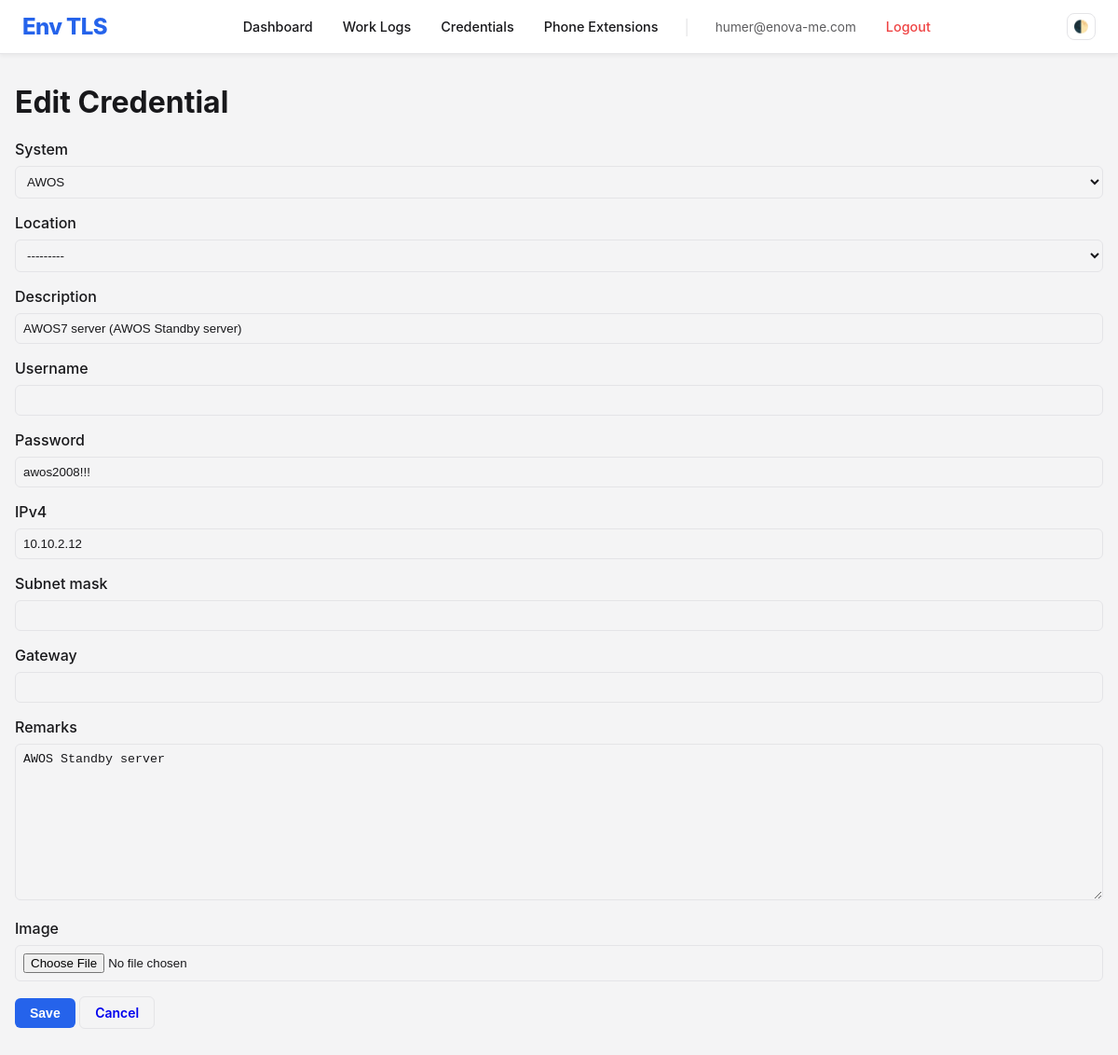
/credentials/93/edit/ (signed in), run on the app's committed database.
### credential_manager/models.py (models this page shows, shortened)
class Credential(models.Model):
    system = models.ForeignKey(System, on_delete=models.CASCADE)
    location = models.ForeignKey(Location, on_delete=models.SET_NULL, null=True, blank=True)
    description = models.CharField(max_length=255)
    username = models.CharField(max_length=200, blank=True, null=True)
    password = models.CharField(max_length=200, blank=True, null=True)
    ipv4 = models.GenericIPAddressField(protocol='IPv4', blank=True, null=True, verbose_name="IPv4")
    subnet_mask = models.GenericIPAddressField(protocol='IPv4', blank=True, null=True)
    gateway = models.GenericIPAddressField(protocol='IPv4', blank=True, null=True)
    remarks = models.TextField(blank=True, null=True)
    created = models.DateTimeField(auto_now_add=True)
    updated = models.DateTimeField(auto_now=True)
    image = models.ImageField(upload_to='credentials/', blank=True, null=True)

### credential_manager/views.py (the view)
# urls.py: path('<int:pk>/edit/', views.CredentialUpdateView.as_view(), name='credential_update'),
class CredentialUpdateView(LoginRequiredMixin, UpdateView):
    model = Credential
    form_class = CredentialForm
    success_url = reverse_lazy('credential_manage')
    template_name = 'credential_manager/credential_form.html'

### credential_manager/forms.py (shortened to what this page needs)
class CredentialForm(forms.ModelForm):
    class Meta:
        model = Credential
        fields = ['system', 'location', 'description', 'username', 'password', 'ipv4', 'subnet_mask', 'gateway', 'remarks', 'image']

### credential_manager/models.py (called while the page is built)
    def __str__(self):
        return self.name

    def __str__(self):
        return self.name

### credential_manager/templates/credential_manager/credential_form.html (shortened to what this page needs)
{% extends 'base.html' %}
{% block content %}
<h1>{% if object %}Edit{% else %}Add{% endif %} Credential</h1>
<form method="post" enctype="multipart/form-data">
    {% for field in form %}
    <div class="form-group">
        <label for="{{ field.id_for_label }}">{{ field.label }}</label>
        {{ field }}
    </div>
    {% endfor %}
    <button type="submit" class="btn btn-primary">Save</button>
    <a href="{% url 'credential_list' %}" class="btn"
        style="background: transparent; border: 1px solid var(--border-color);">Cancel</a>
</form>
{% endblock %}

### templates/base.html (shortened to what this page needs)
<!DOCTYPE html>
<html lang="en">
  <head>
  </head>
  <body>
    <nav class="navbar">
      <a href="{% url 'dashboard' %}" class="navbar-brand">Env TLS</a>
      <div class="nav-menu" id="navMenu">
        {% if user.is_authenticated %}
        <a href="{% url 'dashboard' %}" class="nav-link">Dashboard</a>
        <a href="{% url 'worklog_list' %}" class="nav-link">Work Logs</a>
        <a href="{% url 'credential_list' %}" class="nav-link">Credentials</a>
        <a href="{% url 'phone_extension_list' %}" class="nav-link"
          >Phone Extensions</a
        >
        <span
          class="nav-divider"
          style="margin: 0 0.5rem; color: var(--border-color)"
          >|</span
        >
        <span style="font-size: 0.85rem; opacity: 0.7; padding: 0.5rem 0.75rem"
          >{{ user.username }}</span
        >
        <a
          href="{% url 'logout' %}"
          class="nav-link"
          style="color: var(--danger-color)"
          >Logout</a
        >
        {% else %}
        <a href="{% url 'login' %}" class="nav-link">Login</a>
        {% endif %}
      </div>
      <div style="display: flex; align-items: center; gap: 0.75rem">
        <button
          class="theme-toggle"
          onclick="toggleTheme()"
          title="Toggle Dark Mode"
        >
          🌓
        </button>
      </div>
    </nav>
    <div class="container">{% block content %} {% endblock %}</div>
  </body>
</html>

### templates/base.html (style rules this page uses)
:root { --bg-color: #f4f4f5; --text-color: #18181b; --card-bg: #ffffff; --border-color: #e4e4e7; --primary-color: #2563eb; --primary-hover: #1d4ed8; --danger-color: #ef4444; }
body { font-family: -apple-system, BlinkMacSystemFont, "Segoe UI", Roboto, "Helvetica Neue", Arial, sans-serif; background-color: var(--bg-color); color: var(--text-color); margin: 0; padding: 0; transition: background-color 0.3s, color 0.3s; }
.navbar { background-color: var(--card-bg); border-bottom: 1px solid var(--border-color); padding: 0.75rem 1.5rem; display: flex; justify-content: space-between; align-items: center; position: sticky; top: 0; z-index: 1000; box-shadow: 0 2px 4px rgba(0, 0, 0, 0.05); }
.navbar-brand { font-size: 1.5rem; font-weight: 800; text-decoration: none; color: var(--primary-color); letter-spacing: -0.025em; }
.nav-menu { display: flex; align-items: center; gap: 0.5rem; }
.nav-link { text-decoration: none; color: var(--text-color); padding: 0.5rem 0.75rem; font-weight: 500; border-radius: 0.5rem; transition: all 0.2s; font-size: 0.9rem; }
.container { max-width: 1200px; margin: 2rem auto; padding: 0 1rem; }
.btn { display: inline-block; padding: 0.5rem 1rem; border-radius: 0.375rem; text-decoration: none; cursor: pointer; border: none; font-size: 0.875rem; font-weight: 600; transition: background-color 0.2s; }
.btn-primary { background-color: var(--primary-color); color: white; }
.theme-toggle { cursor: pointer; background: none; border: 1px solid var(--border-color); color: var(--text-color); padding: 0.4rem; border-radius: 0.5rem; display: flex; align-items: center; justify-content: center; transition: all 0.2s; }
.form-group { margin-bottom: 1rem; }
label { display: block; margin-bottom: 0.5rem; font-weight: 500; }
input, textarea, select { width: 100%; padding: 0.5rem; border-radius: 0.375rem; border: 1px solid var(--border-color); background-color: var(--bg-color); color: var(--text-color); box-sizing: border-box; }

### data on the page
Credential: form "AWOS" "---------" "AWOS7 server (AWOS Standby server)" "awos2008!!!" "10.10.2.12" "AWOS Standby server"

### other printed values
{{ user.username }} "humer@enova-me.com"
{{ field.label }} "System" "Location" "Description" "Username" "Password" "IPv4" "Subnet mask" "Gateway" "Remarks" "Image"
